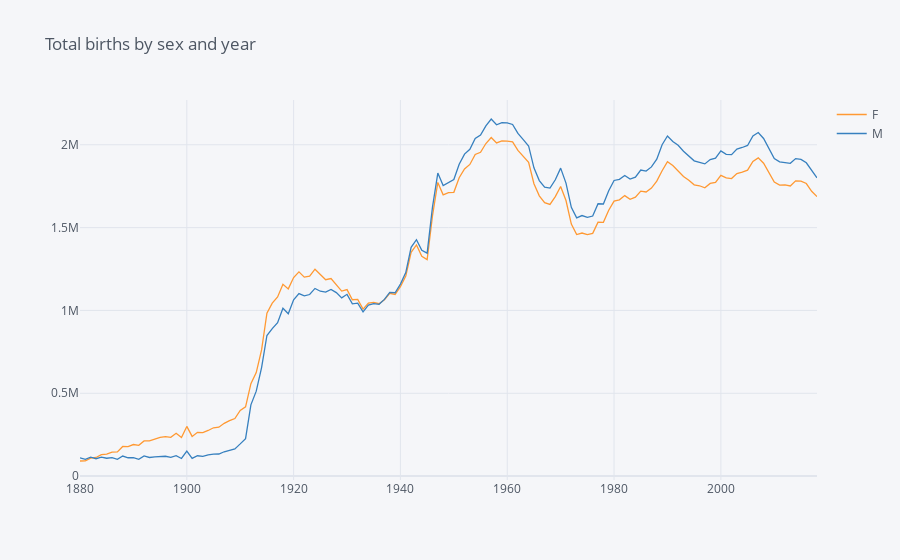

Source (notebook cell):
### Code cell
# visulization from table to figure
# total_births.plot(title = 'Total births by sex and year', figsize = (15,5))
total_births.iplot(kind='line',barmode='stack', title = 'Total births by sex and year')
print('The total number of births from 1880 to 2018 in US:         ', total_births.sum().sum())
print('The total number of births(female) from 1880 to 2018 in US: ', total_births.sum()['F'])
print('The total number of births(male) from 1880 to 2018 in US:   ', total_births.sum()['M'])

### Figure 1 — Plotly figure (JSON) as saved in the notebook; plotly's stock layout.template omitted (floating-point values rounded to 4 significant figures; data arrays with more than 128 entries replaced by an {"elided": "..."} marker saying what was removed)
{"data": [{"line": {"color": "rgba(255, 153, 51, 1.0)", "dash": "solid", "shape": "linear", "width": 1.3}, "mode": "lines", "name": "F", "text": "", "type": "scatter", "x": {"elided": "139 int values"}, "y": {"elided": "139 int values"}}, {"line": {"color": "rgba(55, 128, 191, 1.0)", "dash": "solid", "shape": "linear", "width": 1.3}, "mode": "lines", "name": "M", "text": "", "type": "scatter", "x": {"elided": "139 int values"}, "y": {"elided": "139 int values"}}], "layout": {"barmode": "stack", "legend": {"bgcolor": "#F5F6F9", "font": {"color": "#4D5663"}}, "paper_bgcolor": "#F5F6F9", "plot_bgcolor": "#F5F6F9", "title": {"font": {"color": "#4D5663"}, "text": "Total births by sex and year"}, "xaxis": {"gridcolor": "#E1E5ED", "showgrid": true, "tickfont": {"color": "#4D5663"}, "title": {"font": {"color": "#4D5663"}, "text": ""}, "zerolinecolor": "#E1E5ED"}, "yaxis": {"gridcolor": "#E1E5ED", "showgrid": true, "tickfont": {"color": "#4D5663"}, "title": {"font": {"color": "#4D5663"}, "text": ""}, "zerolinecolor": "#E1E5ED"}}}
